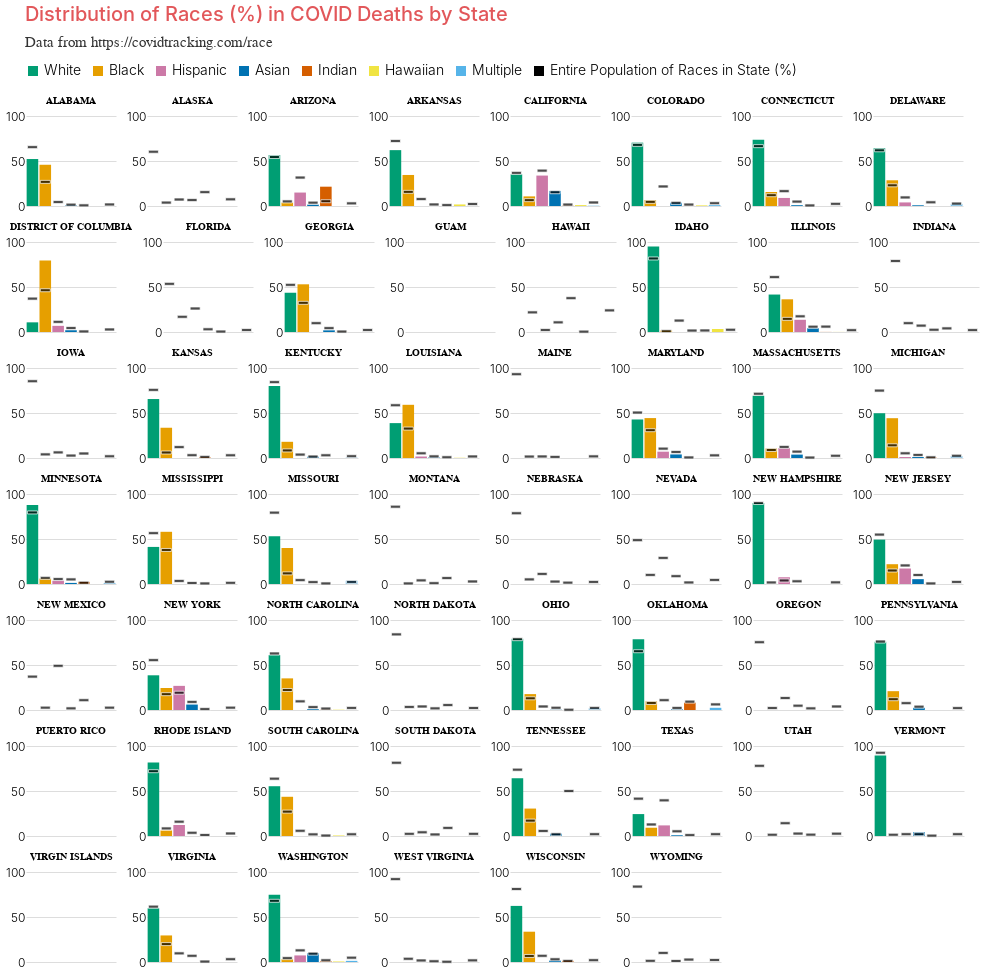

The cell this chart's notebook holds for it:
### Code cell
states = data["state"].unique()
h = alt.hconcat()
v = alt.vconcat()
for i in range(len(states)):
    
    h |= plot(states[i], "Deaths")
    
    if i % 8 == 7:
        v &= h
        h = alt.hconcat()

v &= h

v = v

theme(v, legend_orient="top").properties(
    title={
        "text": "Distribution of Races (%) in COVID Deaths by State",
        "color": "#E2575A",
        "subtitle": "Data from https://covidtracking.com/race",
        "subtitleFontSize": 15,
        "subtitlePadding": 10,
        "subtitleColor": "#333",
        "dx": 20,
        "dy": -10
    }
)
